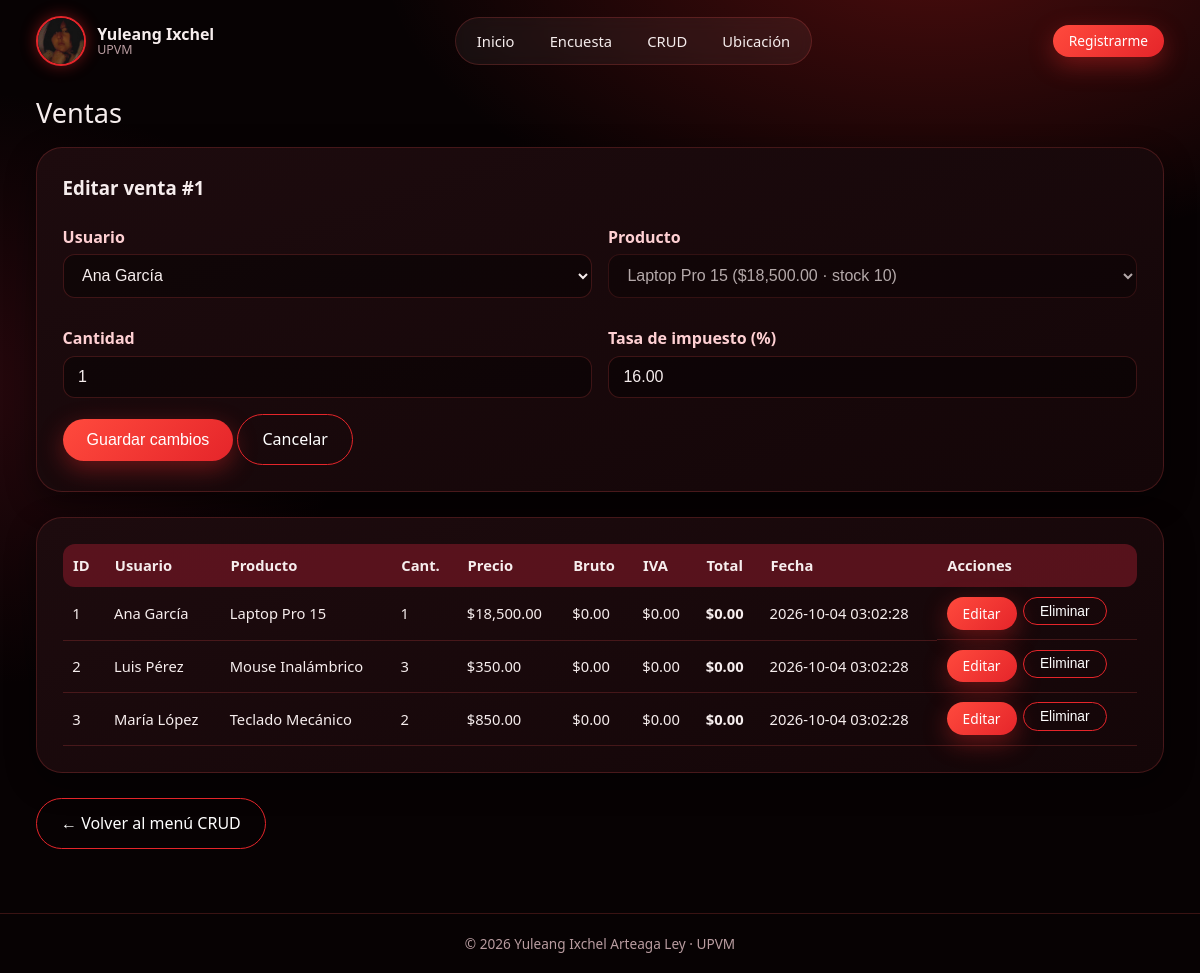
Page /crud/ventas.php?editar=1 on the committed database.
### tables this page shows
CREATE TABLE ventas (
    id_venta      INT            NOT NULL AUTO_INCREMENT,
    id_usuario    INT            NOT NULL,
    id_producto   INT            NOT NULL,
    cantidad      INT            NOT NULL DEFAULT 1,
    precio_unit   DECIMAL(10, 2) NOT NULL,   
    total_bruto   DECIMAL(10, 2) NOT NULL DEFAULT 0.00,
    tasa_impuesto DECIMAL(5, 2)  NOT NULL DEFAULT 16.00,  
    total_impuesto DECIMAL(10, 2) NOT NULL DEFAULT 0.00,
    total_final   DECIMAL(10, 2) NOT NULL DEFAULT 0.00,
    created_at    TIMESTAMP      NOT NULL DEFAULT CURRENT_TIMESTAMP,
    updated_at    TIMESTAMP      NOT NULL DEFAULT CURRENT_TIMESTAMP ON UPDATE CURRENT_TIMESTAMP,
    CONSTRAINT pk_ventas        PRIMARY KEY (id_venta),
    CONSTRAINT fk_venta_usuario FOREIGN KEY (id_usuario)  REFERENCES usuarios  (id_usuario),
    CONSTRAINT fk_venta_producto FOREIGN KEY (id_producto) REFERENCES productos (id_producto),
    CONSTRAINT chk_cantidad     CHECK (cantidad > 0)
);

CREATE TABLE usuarios (
    id_usuario   INT          NOT NULL AUTO_INCREMENT,
    nombre       VARCHAR(100) NOT NULL,
    email        VARCHAR(150) NOT NULL UNIQUE,
    telefono     VARCHAR(20),
    activo       TINYINT(1)   NOT NULL DEFAULT 1,
    created_at   TIMESTAMP    NOT NULL DEFAULT CURRENT_TIMESTAMP,
    updated_at   TIMESTAMP    NOT NULL DEFAULT CURRENT_TIMESTAMP ON UPDATE CURRENT_TIMESTAMP,
    CONSTRAINT pk_usuarios PRIMARY KEY (id_usuario)
);

CREATE TABLE productos (
    id_producto  INT            NOT NULL AUTO_INCREMENT,
    nombre       VARCHAR(150)   NOT NULL,
    descripcion  TEXT,
    precio       DECIMAL(10, 2) NOT NULL,
    stock        INT            NOT NULL DEFAULT 0,
    imagen       VARCHAR(255),   
    activo       TINYINT(1)     NOT NULL DEFAULT 1,
    created_at   TIMESTAMP      NOT NULL DEFAULT CURRENT_TIMESTAMP,
    updated_at   TIMESTAMP      NOT NULL DEFAULT CURRENT_TIMESTAMP ON UPDATE CURRENT_TIMESTAMP,
    CONSTRAINT pk_productos PRIMARY KEY (id_producto),
    CONSTRAINT chk_precio   CHECK (precio >= 0),
    CONSTRAINT chk_stock    CHECK (stock  >= 0)
);

### config.php (called while the page is built, shortened)
<?php
function e($s): string { return htmlspecialchars((string)$s, ENT_QUOTES, 'UTF-8'); }

### crud/ventas.php (the view, shortened to what this page needs)
<?php
require __DIR__ . '/../config.php';
$pdo = db(DB_SISTEMA); $msg = ''; $err = '';
$editar = null;
if (isset($_GET['editar'])) {
    $st = $pdo->prepare('SELECT * FROM ventas WHERE id_venta=?'); $st->execute([(int)$_GET['editar']]);
    $editar = $st->fetch() ?: null;
}
$usuarios  = $pdo->query('SELECT id_usuario, nombre FROM usuarios WHERE activo=1 ORDER BY nombre')->fetchAll();
$productos = $pdo->query('SELECT id_producto, nombre, precio, stock FROM productos WHERE activo=1 ORDER BY nombre')->fetchAll();
$filas = $pdo->query(
    'SELECT v.*, u.nombre AS usuario, p.nombre AS producto
       FROM ventas v JOIN usuarios u ON u.id_usuario=v.id_usuario JOIN productos p ON p.id_producto=v.id_producto
      ORDER BY v.id_venta')->fetchAll();
include __DIR__ . '/../includes/header.php';
?>
<h2>Ventas</h2>
<section class="card">
  <h3><?= $editar ? 'Editar venta #' . e($editar['id_venta']) : 'Nueva venta' ?></h3>
  <form method="post">
    <div class="grid2">
      <div>
        <label>Usuario</label>
        <select name="id_usuario" required>
          <?php foreach ($usuarios as $u): ?>
          <option value="<?= $u['id_usuario'] ?>" <?= ($editar['id_usuario'] ?? 0) == $u['id_usuario'] ? 'selected' : '' ?>><?= e($u['nombre']) ?></option>
          <?php endforeach; ?>
        </select>
      </div>
      <div>
        <label>Producto</label>
        <select name="id_producto" required <?= $editar ? 'disabled' : '' ?>>
          <?php foreach ($productos as $p): ?>
          <option value="<?= $p['id_producto'] ?>" <?= ($editar['id_producto'] ?? 0) == $p['id_producto'] ? 'selected' : '' ?>>
            <?= e($p['nombre']) ?> ($<?= number_format($p['precio'], 2) ?> · stock <?= $p['stock'] ?>)</option>
          <?php endforeach; ?>
        </select>
      </div>
      <div><label>Cantidad</label><input type="number" name="cantidad" min="1" required value="<?= e($editar['cantidad'] ?? 1) ?>"></div>
      <div><label>Tasa de impuesto (%)</label><input type="number" name="tasa_impuesto" step="0.01" min="0" required value="<?= e($editar['tasa_impuesto'] ?? '16.00') ?>"></div>
    </div>
    <p style="margin-top:1rem">
      <button class="btn" type="submit"><?= $editar ? 'Guardar cambios' : 'Registrar venta' ?></button>
      <?php if ($editar): ?><a class="btn sec" href="ventas.php">Cancelar</a><?php endif; ?>
    </p>
  </form>
</section>
<section class="card tabla-wrap">
  <table>
    <tr><th>ID</th><th>Usuario</th><th>Producto</th><th>Cant.</th><th>Precio</th><th>Bruto</th><th>IVA</th><th>Total</th><th>Fecha</th><th>Acciones</th></tr>
    <?php foreach ($filas as $f): ?>
    <tr>
      <td><?= $f['id_venta'] ?></td><td><?= e($f['usuario']) ?></td><td><?= e($f['producto']) ?></td><td><?= $f['cantidad'] ?></td>
      <td>$<?= number_format($f['precio_unit'], 2) ?></td><td>$<?= number_format($f['total_bruto'], 2) ?></td>
      <td>$<?= number_format($f['total_impuesto'], 2) ?></td><td><strong>$<?= number_format($f['total_final'], 2) ?></strong></td>
      <td><?= e($f['created_at']) ?></td>
      <td class="acciones">
        <a class="btn chico" href="?editar=<?= $f['id_venta'] ?>">Editar</a>
        <form method="post" onsubmit="return confirm('¿Eliminar esta venta?')">
          <button class="btn chico sec" type="submit">Eliminar</button>
        </form>
      </td>
    </tr>
    <?php endforeach; ?>
  </table>
</section>
<p><a class="btn sec" href="index.php">← Volver al menú CRUD</a></p>
<?php include __DIR__ . '/../includes/footer.php'; ?>

### assets/css/style.css (style rules this page uses)
:root { --bg:#070203; --panel:#140608; --panel2:#1d0b0e; --rojo:#ff2d2d; --rojo2:#e5252a; --vino:#8b1a2b; --texto:#f6eded; --suave:#b99ca0; --borde:rgba(255,85,85,.2); --ok:#2e7d52; }
* { box-sizing:border-box;margin:0;padding:0 }
html { scroll-behavior:smooth }
body { font-family:'Segoe UI',system-ui,Arial,sans-serif;color:var(--texto);min-height:100vh;display:flex;flex-direction:column;line-height:1.55; background:radial-gradient(900px 500px at 78% -6%,rgba(255,40,40,.28),transparent 62%), radial-gradient(700px 500px at -5% 40%,rgba(139,26,43,.25),transparent 60%),var(--bg) }
a { color:inherit }
.btn { display:inline-block;background:linear-gradient(135deg,#ff4a3d,var(--rojo2));color:#fff;border:none;padding:.75rem 1.5rem;border-radius:999px; font-size:1rem;cursor:pointer;text-decoration:none;transition:.2s;box-shadow:0 8px 24px rgba(255,45,45,.35) }
.btn.sec { background:transparent;border:1px solid var(--rojo2);box-shadow:none }
.btn.chico { padding:.35rem 1rem;font-size:.86rem }
h2 { font-weight:500;font-size:1.7rem;margin-bottom:.8rem }
h3 { margin-bottom:.6rem }
.card { background:linear-gradient(160deg,var(--panel2),var(--panel));border:1px solid var(--borde);border-radius:26px;padding:1.6rem;margin-bottom:1.6rem; box-shadow:0 10px 30px rgba(0,0,0,.45) }
label { display:block;margin:.8rem 0 .3rem;font-weight:600;color:#ffd0d3 }
input[type=text],input[type=email],input[type=number],input[type=file],select,textarea { width:100%;padding:.7rem .9rem;border-radius:12px;border:1px solid var(--borde);background:rgba(0,0,0,.4);color:var(--texto);font-size:1rem }
select option { background:#140608;color:var(--texto) }
.grid2 { display:grid;grid-template-columns:repeat(2,1fr);gap:1rem }
.tabla-wrap { overflow-x:auto }
table { width:100%;border-collapse:collapse;font-size:.92rem }
th { background:rgba(139,26,43,.55);text-align:left;padding:.65rem }
th:first-child { border-radius:12px 0 0 12px }
th:last-child { border-radius:0 12px 12px 0 }
td { padding:.6rem;border-bottom:1px solid var(--borde) }
.acciones { display:flex;gap:.4rem;flex-wrap:wrap }

### rows in the picture
ventas: id_venta "1", id_usuario "Ana García", id_producto "Laptop Pro 15 ($18,500.00 · stock 10)", cantidad "1", tasa_impuesto "16.00", id_usuario.nombre "Ana García", id_producto.nombre "Laptop Pro 15", precio_unit "18,500.00", total_bruto "0.00", total_impuesto "0.00", total_final "0.00", created_at "2026-10-04 03:02:28"
ventas: id_venta "2", id_usuario.nombre "Luis Pérez", id_producto.nombre "Mouse Inalámbrico", cantidad "3", precio_unit "350.00", total_bruto "0.00", total_impuesto "0.00", total_final "0.00", created_at "2026-10-04 03:02:28"
ventas: id_venta "3", id_usuario.nombre "María López", id_producto.nombre "Teclado Mecánico", cantidad "2", precio_unit "850.00", total_bruto "0.00", total_impuesto "0.00", total_final "0.00", created_at "2026-10-04 03:02:28"
